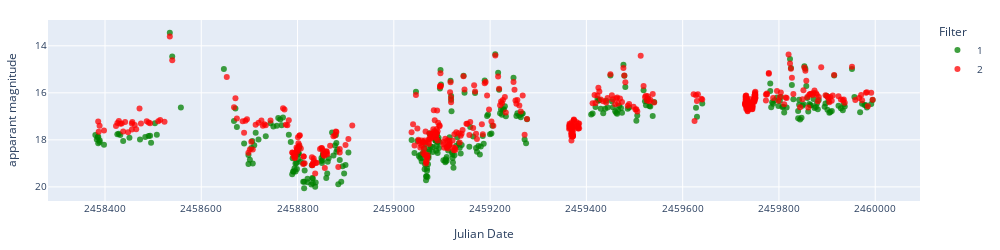
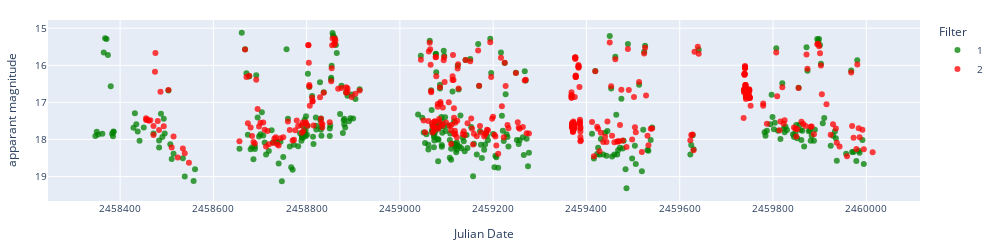
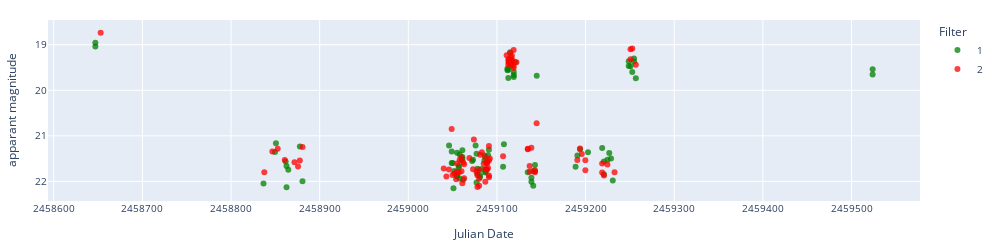
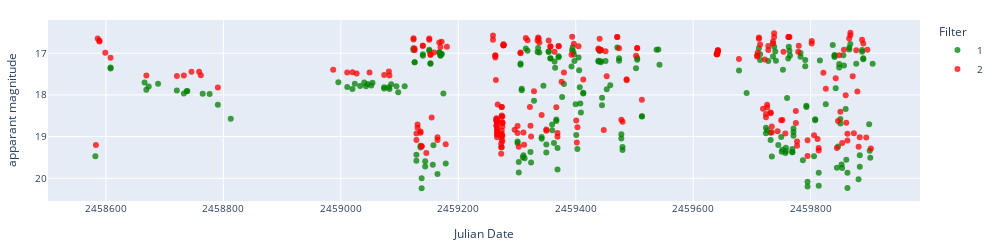

These figures' notebook cell, in order:
### Markdown cell above
### Display light curves

### Code cell
date = '2023_03_25'

object = 'ZTF18aakynpt'

# Apply errorbars
error = False

if error == True:
        errCollasair1 = 'sigmapsf'
        errCollasair2 = 'dc_sigmag'
else:
    errCollasair1 = None
    errCollasair2 = None

objlist = df_ZTF_CVs[df_ZTF_CVs['Type'].str.contains('UGZ', na=False)]['Xmatch_obj'].iloc[0:10]
objtype = df_ZTF_CVs[df_ZTF_CVs['Type'].str.contains('UGZ', na=False)]['Type'].iloc[0:10]
i=0
for object, type in zip(objlist, objtype):
    print(i, object, type)
    
    # Display lasair difference magnitude and apparent magnitude light curves.
    lc_lasair = load_lasair_lc(object, path=f'../lightcurves_dataset/lasair_{date}')
    lc_lasair_appmag = lasair_clean(lc_lasair, limit=25, magerrlim=1)

    # print('Lasair difference magnitude')
    # display_lightcurve(lc_lasair,x='jd',y='magpsf',errorCol=errCollasair1)
    print('Lasair apparent magnitude')
    display_lightcurve(lc_lasair_appmag,x='jd',y='dc_mag',errorCol=errCollasair2)
    i+=1

### Figure 1 — Plotly figure (JSON) as saved in the notebook; plotly's stock layout.template omitted (floating-point values rounded to 4 significant figures; data arrays with more than 128 entries replaced by an {"elided": "..."} marker saying what was removed)
{"data": [{"hovertemplate": "Filter=1<br>Julian Date=%{x}<br>apparant magnitude=%{y}<extra></extra>", "legendgroup": "1", "marker": {"color": "green", "opacity": 0.75, "symbol": "circle"}, "mode": "markers", "name": "1", "orientation": "v", "showlegend": true, "type": "scatter", "x": {"elided": "315 float values"}, "xaxis": "x", "y": {"elided": "315 float values"}, "yaxis": "y"}, {"hovertemplate": "Filter=2<br>Julian Date=%{x}<br>apparant magnitude=%{y}<extra></extra>", "legendgroup": "2", "marker": {"color": "red", "opacity": 0.75, "symbol": "circle"}, "mode": "markers", "name": "2", "orientation": "v", "showlegend": true, "type": "scatter", "x": {"elided": "458 float values"}, "xaxis": "x", "y": {"elided": "458 float values"}, "yaxis": "y"}], "layout": {"font": {"size": 10}, "height": 250, "legend": {"title": {"text": "Filter"}, "tracegroupgap": 0}, "margin": {"b": 20, "l": 20, "r": 20, "t": 20}, "width": 1000, "xaxis": {"anchor": "y", "domain": [0, 1], "tickformat": "float", "title": {"text": "Julian Date"}}, "yaxis": {"anchor": "x", "autorange": "reversed", "domain": [0, 1], "title": {"text": "apparant magnitude"}}}}

### Figure 2 — Plotly figure (JSON) as saved in the notebook; plotly's stock layout.template omitted (floating-point values rounded to 4 significant figures; data arrays with more than 128 entries replaced by an {"elided": "..."} marker saying what was removed)
{"data": [{"hovertemplate": "Filter=1<br>Julian Date=%{x}<br>apparant magnitude=%{y}<extra></extra>", "legendgroup": "1", "marker": {"color": "green", "opacity": 0.75, "symbol": "circle"}, "mode": "markers", "name": "1", "orientation": "v", "showlegend": true, "type": "scatter", "x": {"elided": "337 float values"}, "xaxis": "x", "y": {"elided": "337 float values"}, "yaxis": "y"}, {"hovertemplate": "Filter=2<br>Julian Date=%{x}<br>apparant magnitude=%{y}<extra></extra>", "legendgroup": "2", "marker": {"color": "red", "opacity": 0.75, "symbol": "circle"}, "mode": "markers", "name": "2", "orientation": "v", "showlegend": true, "type": "scatter", "x": {"elided": "384 float values"}, "xaxis": "x", "y": {"elided": "384 float values"}, "yaxis": "y"}], "layout": {"font": {"size": 10}, "height": 250, "legend": {"title": {"text": "Filter"}, "tracegroupgap": 0}, "margin": {"b": 20, "l": 20, "r": 20, "t": 20}, "width": 1000, "xaxis": {"anchor": "y", "domain": [0, 1], "tickformat": "float", "title": {"text": "Julian Date"}}, "yaxis": {"anchor": "x", "autorange": "reversed", "domain": [0, 1], "title": {"text": "apparant magnitude"}}}}

### Figure 3 — Plotly figure (JSON) as saved in the notebook; plotly's stock layout.template omitted (floating-point values rounded to 4 significant figures)
{"data": [{"hovertemplate": "Filter=1<br>Julian Date=%{x}<br>apparant magnitude=%{y}<extra></extra>", "legendgroup": "1", "marker": {"color": "green", "opacity": 0.75, "symbol": "circle"}, "mode": "markers", "name": "1", "orientation": "v", "showlegend": true, "type": "scatter", "x": [2459000.0, 2459000.0, 2459000.0, 2459000.0, 2459000.0, 2459000.0, 2459000.0, 2459000.0, 2459000.0, 2459000.0, 2459000.0, 2459000.0, 2459000.0, 2459000.0, 2459000.0, 2459000.0, 2459000.0, 2459000.0, 2459000.0, 2459000.0, 2459000.0, 2459000.0, 2459000.0, 2459000.0, 2459000.0, 2459000.0, 2459000.0, 2459000.0, 2459000.0, 2459000.0, 2459000.0, 2459000.0, 2459000.0, 2459000.0, 2459000.0, 2459000.0, 2459000.0, 2459000.0, 2459000.0, 2459000.0, 2459000.0, 2459000.0, 2459000.0, 2459000.0, 2459000.0, 2459000.0, 2459000.0, 2459000.0, 2459000.0, 2459000.0, 2459000.0, 2459000.0, 2459000.0, 2459000.0, 2459000.0, 2459000.0, 2459000.0, 2459000.0, 2459000.0, 2459000.0, 2459000.0, 2459000.0, 2459000.0, 2459000.0, 2459000.0, 2459000.0, 2459000.0, 2459000.0, 2459000.0, 2459000.0, 2459000.0, 2459000.0, 2459000.0, 2459000.0, 2459000.0, 2459000.0, 2459000.0, 2459000.0, 2459000.0, 2459000.0, 2459000.0, 2459000.0, 2459000.0, 2459000.0, 2459000.0, 2459000.0, 2459000.0, 2459000.0, 2460000.0, 2460000.0], "xaxis": "x", "y": [19.04, 18.96, 22.05, 21.36, 21.16, 21.57, 21.66, 22.13, 21.75, 21.24, 22.0, 21.21, 21.6, 21.34, 21.59, 22.15, 21.77, 21.89, 21.37, 21.87, 21.66, 21.69, 21.94, 21.41, 21.53, 21.52, 21.46, 21.31, 21.97, 21.55, 21.53, 21.21, 21.39, 22.02, 21.83, 21.72, 21.91, 21.86, 21.73, 21.53, 21.43, 21.8, 21.79, 21.74, 21.57, 21.43, 21.3, 21.68, 21.19, 19.52, 19.56, 19.55, 19.73, 19.39, 19.35, 19.16, 19.28, 19.46, 19.6, 19.71, 19.66, 19.38, 21.8, 22.01, 21.92, 21.77, 22.09, 21.78, 21.64, 19.68, 21.68, 21.43, 21.29, 21.36, 21.27, 21.56, 21.84, 21.52, 21.38, 21.5, 21.98, 19.36, 19.47, 19.47, 19.6, 19.3, 19.37, 19.74, 19.65, 19.54], "yaxis": "y"}, {"hovertemplate": "Filter=2<br>Julian Date=%{x}<br>apparant magnitude=%{y}<extra></extra>", "legendgroup": "2", "marker": {"color": "red", "opacity": 0.75, "symbol": "circle"}, "mode": "markers", "name": "2", "orientation": "v", "showlegend": true, "type": "scatter", "x": [2459000.0, 2459000.0, 2459000.0, 2459000.0, 2459000.0, 2459000.0, 2459000.0, 2459000.0, 2459000.0, 2459000.0, 2459000.0, 2459000.0, 2459000.0, 2459000.0, 2459000.0, 2459000.0, 2459000.0, 2459000.0, 2459000.0, 2459000.0, 2459000.0, 2459000.0, 2459000.0, 2459000.0, 2459000.0, 2459000.0, 2459000.0, 2459000.0, 2459000.0, 2459000.0, 2459000.0, 2459000.0, 2459000.0, 2459000.0, 2459000.0, 2459000.0, 2459000.0, 2459000.0, 2459000.0, 2459000.0, 2459000.0, 2459000.0, 2459000.0, 2459000.0, 2459000.0, 2459000.0, 2459000.0, 2459000.0, 2459000.0, 2459000.0, 2459000.0, 2459000.0, 2459000.0, 2459000.0, 2459000.0, 2459000.0, 2459000.0, 2459000.0, 2459000.0, 2459000.0, 2459000.0, 2459000.0, 2459000.0, 2459000.0, 2459000.0, 2459000.0, 2459000.0, 2459000.0, 2459000.0, 2459000.0, 2459000.0, 2459000.0, 2459000.0, 2459000.0, 2459000.0, 2459000.0, 2459000.0, 2459000.0, 2459000.0, 2459000.0, 2459000.0, 2459000.0, 2459000.0, 2459000.0, 2459000.0, 2459000.0, 2459000.0, 2459000.0, 2459000.0, 2459000.0, 2459000.0], "xaxis": "x", "y": [18.74, 21.8, 21.34, 21.28, 21.53, 21.58, 21.67, 21.54, 21.24, 21.72, 21.89, 21.74, 20.85, 21.86, 21.83, 21.95, 21.79, 21.61, 21.8, 21.52, 21.47, 21.78, 22.04, 21.58, 21.62, 21.93, 21.49, 21.74, 21.08, 21.79, 21.86, 22.12, 21.74, 21.94, 22.1, 21.41, 21.36, 21.61, 22.01, 21.74, 21.47, 21.74, 21.59, 21.6, 21.74, 21.7, 21.87, 21.22, 21.91, 21.54, 21.5, 21.45, 19.23, 19.32, 19.44, 19.37, 19.32, 19.4, 19.18, 19.35, 19.35, 19.42, 19.24, 19.39, 19.35, 19.47, 19.51, 19.11, 19.38, 21.29, 21.29, 21.66, 21.79, 21.26, 21.8, 21.76, 20.72, 21.53, 21.28, 21.4, 21.76, 21.53, 21.81, 21.61, 21.87, 21.63, 21.8, 19.1, 19.32, 19.08, 19.44], "yaxis": "y"}], "layout": {"font": {"size": 10}, "height": 250, "legend": {"title": {"text": "Filter"}, "tracegroupgap": 0}, "margin": {"b": 20, "l": 20, "r": 20, "t": 20}, "width": 1000, "xaxis": {"anchor": "y", "domain": [0, 1], "tickformat": "float", "title": {"text": "Julian Date"}}, "yaxis": {"anchor": "x", "autorange": "reversed", "domain": [0, 1], "title": {"text": "apparant magnitude"}}}}

### Figure 4 — Plotly figure (JSON) as saved in the notebook; plotly's stock layout.template omitted (floating-point values rounded to 4 significant figures; data arrays with more than 128 entries replaced by an {"elided": "..."} marker saying what was removed)
{"data": [{"hovertemplate": "Filter=1<br>Julian Date=%{x}<br>apparant magnitude=%{y}<extra></extra>", "legendgroup": "1", "marker": {"color": "green", "opacity": 0.75, "symbol": "circle"}, "mode": "markers", "name": "1", "orientation": "v", "showlegend": true, "type": "scatter", "x": {"elided": "230 float values"}, "xaxis": "x", "y": {"elided": "230 float values"}, "yaxis": "y"}, {"hovertemplate": "Filter=2<br>Julian Date=%{x}<br>apparant magnitude=%{y}<extra></extra>", "legendgroup": "2", "marker": {"color": "red", "opacity": 0.75, "symbol": "circle"}, "mode": "markers", "name": "2", "orientation": "v", "showlegend": true, "type": "scatter", "x": {"elided": "238 float values"}, "xaxis": "x", "y": {"elided": "238 float values"}, "yaxis": "y"}], "layout": {"font": {"size": 10}, "height": 250, "legend": {"title": {"text": "Filter"}, "tracegroupgap": 0}, "margin": {"b": 20, "l": 20, "r": 20, "t": 20}, "width": 1000, "xaxis": {"anchor": "y", "domain": [0, 1], "tickformat": "float", "title": {"text": "Julian Date"}}, "yaxis": {"anchor": "x", "autorange": "reversed", "domain": [0, 1], "title": {"text": "apparant magnitude"}}}}
